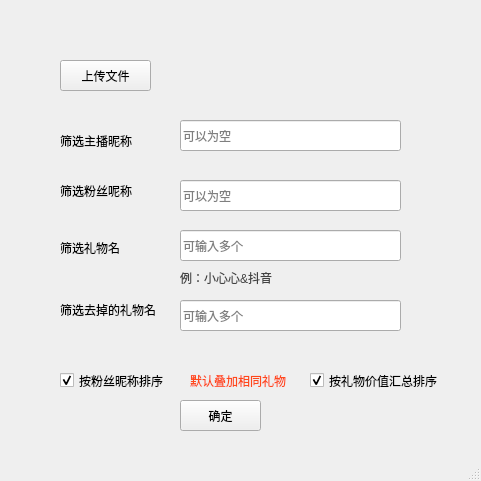
<?xml version="1.0" encoding="UTF-8"?>
<ui version="4.0">
 <class>MainWindow</class>
 <widget class="QMainWindow" name="MainWindow">
  <property name="geometry">
   <rect>
    <x>0</x>
    <y>0</y>
    <width>481</width>
    <height>481</height>
   </rect>
  </property>
  <property name="windowTitle">
   <string>MainWindow</string>
  </property>
  <widget class="QWidget" name="centralwidget">
   <widget class="QPushButton" name="uploadButton">
    <property name="geometry">
     <rect>
      <x>60</x>
      <y>60</y>
      <width>91</width>
      <height>31</height>
     </rect>
    </property>
    <property name="text">
     <string>上传文件</string>
    </property>
   </widget>
   <widget class="QLineEdit" name="zhubo">
    <property name="geometry">
     <rect>
      <x>180</x>
      <y>120</y>
      <width>221</width>
      <height>31</height>
     </rect>
    </property>
    <property name="placeholderText">
     <string>可以为空</string>
    </property>
   </widget>
   <widget class="QLabel" name="label">
    <property name="geometry">
     <rect>
      <x>60</x>
      <y>130</y>
      <width>81</width>
      <height>21</height>
     </rect>
    </property>
    <property name="text">
     <string>筛选主播昵称</string>
    </property>
   </widget>
   <widget class="QLabel" name="label_2">
    <property name="geometry">
     <rect>
      <x>60</x>
      <y>180</y>
      <width>81</width>
      <height>21</height>
     </rect>
    </property>
    <property name="text">
     <string>筛选粉丝呢称</string>
    </property>
   </widget>
   <widget class="QLineEdit" name="fans">
    <property name="geometry">
     <rect>
      <x>180</x>
      <y>180</y>
      <width>221</width>
      <height>31</height>
     </rect>
    </property>
    <property name="placeholderText">
     <string>可以为空</string>
    </property>
   </widget>
   <widget class="QPushButton" name="okButton">
    <property name="geometry">
     <rect>
      <x>180</x>
      <y>400</y>
      <width>81</width>
      <height>31</height>
     </rect>
    </property>
    <property name="text">
     <string>确定</string>
    </property>
   </widget>
   <widget class="QLabel" name="filenameLabel">
    <property name="geometry">
     <rect>
      <x>190</x>
      <y>60</y>
      <width>221</width>
      <height>31</height>
     </rect>
    </property>
    <property name="text">
     <string/>
    </property>
   </widget>
   <widget class="QCheckBox" name="checkBox">
    <property name="geometry">
     <rect>
      <x>60</x>
      <y>370</y>
      <width>141</width>
      <height>21</height>
     </rect>
    </property>
    <property name="text">
     <string>按粉丝昵称排序</string>
    </property>
    <property name="checked">
     <bool>true</bool>
    </property>
   </widget>
   <widget class="QLabel" name="label_3">
    <property name="geometry">
     <rect>
      <x>190</x>
      <y>370</y>
      <width>101</width>
      <height>21</height>
     </rect>
    </property>
    <property name="styleSheet">
     <string notr="true">color: rgb(255, 73, 28);</string>
    </property>
    <property name="text">
     <string>默认叠加相同礼物</string>
    </property>
   </widget>
   <widget class="QLabel" name="label_4">
    <property name="geometry">
     <rect>
      <x>60</x>
      <y>240</y>
      <width>81</width>
      <height>16</height>
     </rect>
    </property>
    <property name="text">
     <string>筛选礼物名</string>
    </property>
   </widget>
   <widget class="QLabel" name="label_5">
    <property name="geometry">
     <rect>
      <x>60</x>
      <y>300</y>
      <width>101</width>
      <height>20</height>
     </rect>
    </property>
    <property name="text">
     <string>筛选去掉的礼物名</string>
    </property>
   </widget>
   <widget class="QLineEdit" name="giftName">
    <property name="geometry">
     <rect>
      <x>180</x>
      <y>230</y>
      <width>221</width>
      <height>31</height>
     </rect>
    </property>
    <property name="placeholderText">
     <string>可输入多个</string>
    </property>
   </widget>
   <widget class="QLineEdit" name="noGiftName">
    <property name="geometry">
     <rect>
      <x>180</x>
      <y>300</y>
      <width>221</width>
      <height>31</height>
     </rect>
    </property>
    <property name="placeholderText">
     <string>可输入多个</string>
    </property>
   </widget>
   <widget class="QCheckBox" name="numCheckBox">
    <property name="geometry">
     <rect>
      <x>310</x>
      <y>370</y>
      <width>131</width>
      <height>21</height>
     </rect>
    </property>
    <property name="text">
     <string>按礼物价值汇总排序</string>
    </property>
    <property name="checked">
     <bool>true</bool>
    </property>
   </widget>
   <widget class="QLabel" name="label_6">
    <property name="geometry">
     <rect>
      <x>180</x>
      <y>270</y>
      <width>131</width>
      <height>16</height>
     </rect>
    </property>
    <property name="styleSheet">
     <string notr="true">color: rgb(66, 66, 66);</string>
    </property>
    <property name="text">
     <string>例：小心心&amp;抖音</string>
    </property>
   </widget>
  </widget>
  <widget class="QMenuBar" name="menubar">
   <property name="geometry">
    <rect>
     <x>0</x>
     <y>0</y>
     <width>481</width>
     <height>21</height>
    </rect>
   </property>
  </widget>
  <widget class="QStatusBar" name="statusbar"/>
 </widget>
 <resources/>
 <connections/>
</ui>
